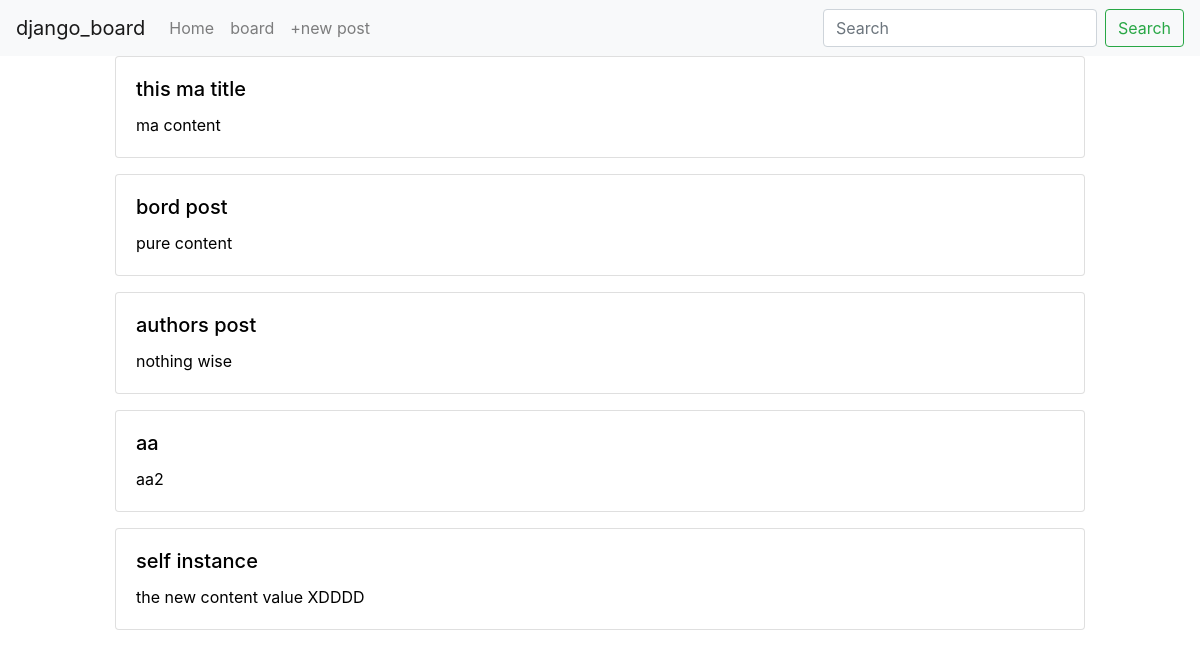
Page /board/ on the earlier database version.
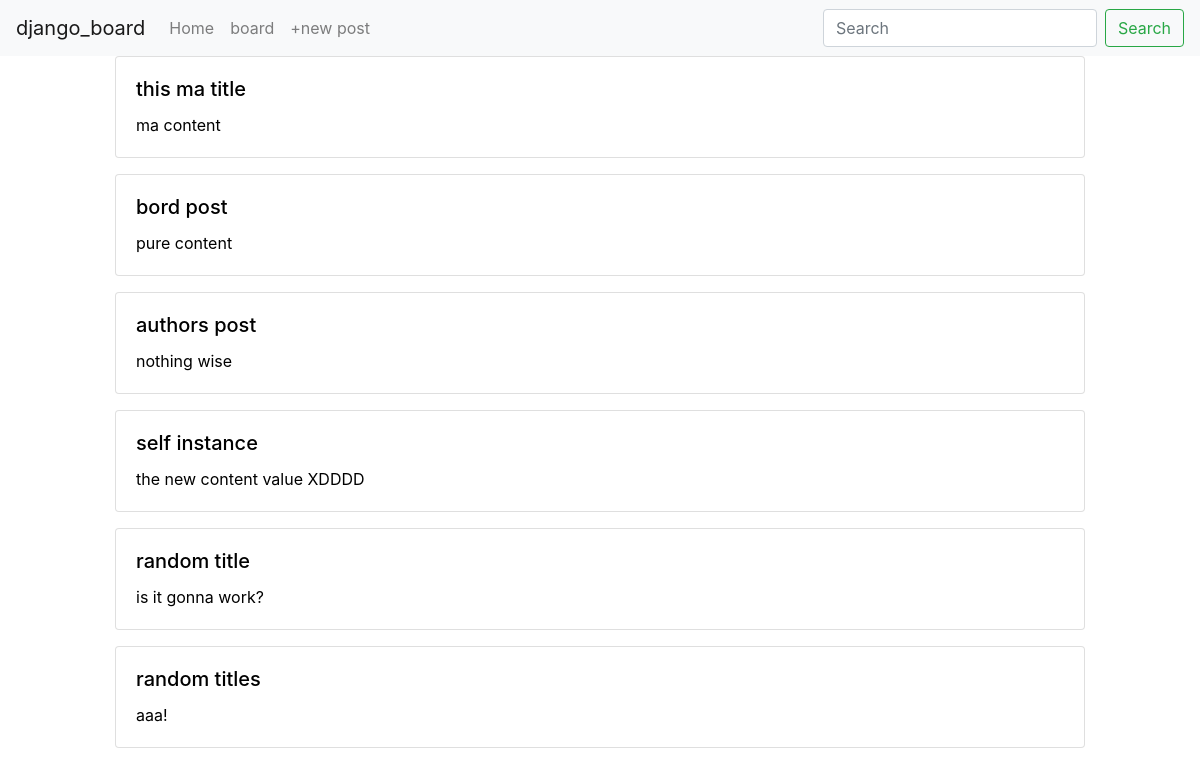
Same page on the later database version.
### board/models.py (models this page shows, shortened)
class BoardPost(models.Model):
    user = models.ForeignKey(User, default=1, null=True, on_delete=models.SET_NULL)
    title = models.CharField(max_length=120)
    slug = models.SlugField(unique=True)
    content = models.TextField(null=True, blank=True)
    def get_absolute_url(self):
        return f"/board/{self.slug}"

### board/views.py (the view)
# urls.py: path('', board_post_list_view),
def board_post_list_view(request):
    qs = BoardPost.objects.all() #queryset - list of python obj
    template_name = 'board/list.html'
    context = {'object_list': qs}
    return render(request, template_name, context)

### board/templates/board/list.html
 {% extends 'base.html' %}
{% block content %}
<div class="row">
    {% for object in object_list %}
        {% include 'board/list-inline.html' with blog_post=object %}
    {% endfor %}
</div>
{% endblock  %}

### board/templates/board/list-inline.html
<div class="col-12 col-md-10 mb-3 mx-auto">
    <a href='{{ blog_post.get_absolute_url }}' style="color: black;">
        <div class="card">
            <div class="card-body">
                <h5 class="card-title">{{ blog_post.title }}</h5>
                <p class="card-text">{{ blog_post.content }}</p>
            </div>
        </div>
    </a>
</div>

Differences in the rows shown:
removed BoardPost: title "aa", content "aa2"
added BoardPost: title "random title", content "is it gonna work?"
added BoardPost: title "random titles", content "aaa!"
